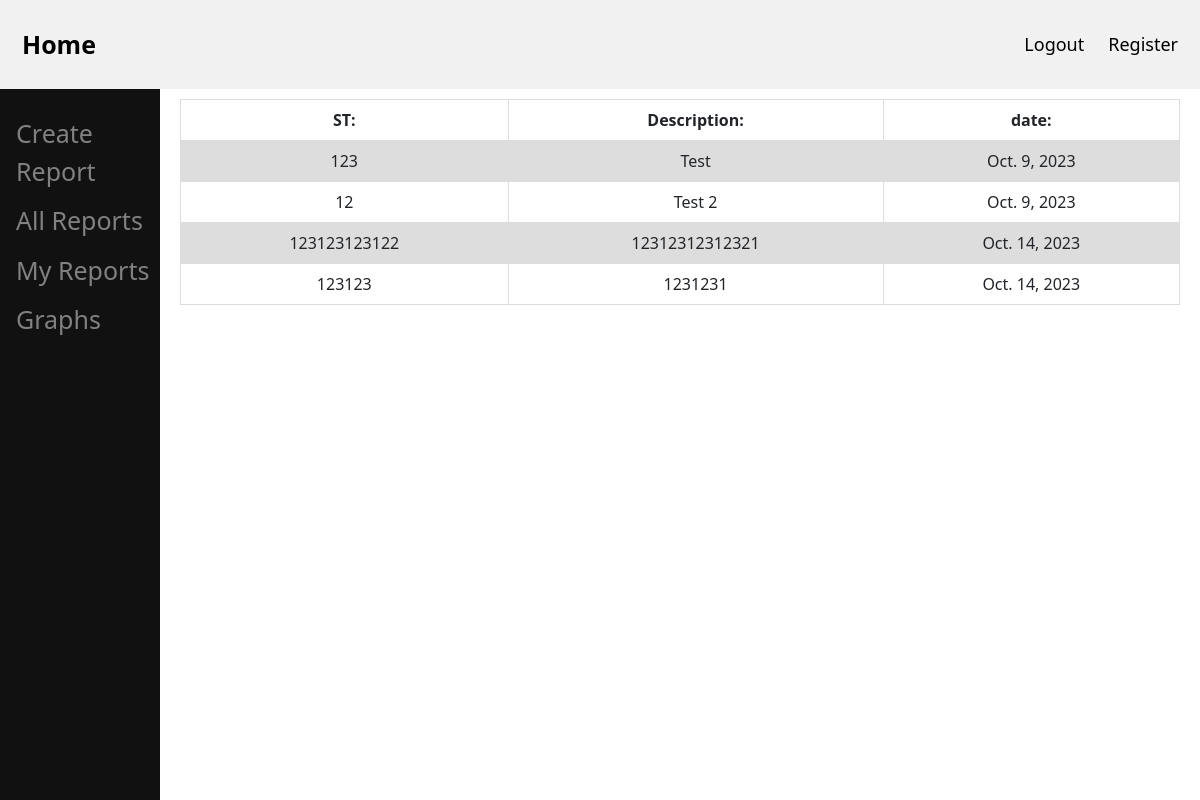
The page /show-reports/ (signed in) on the database as committed earlier.
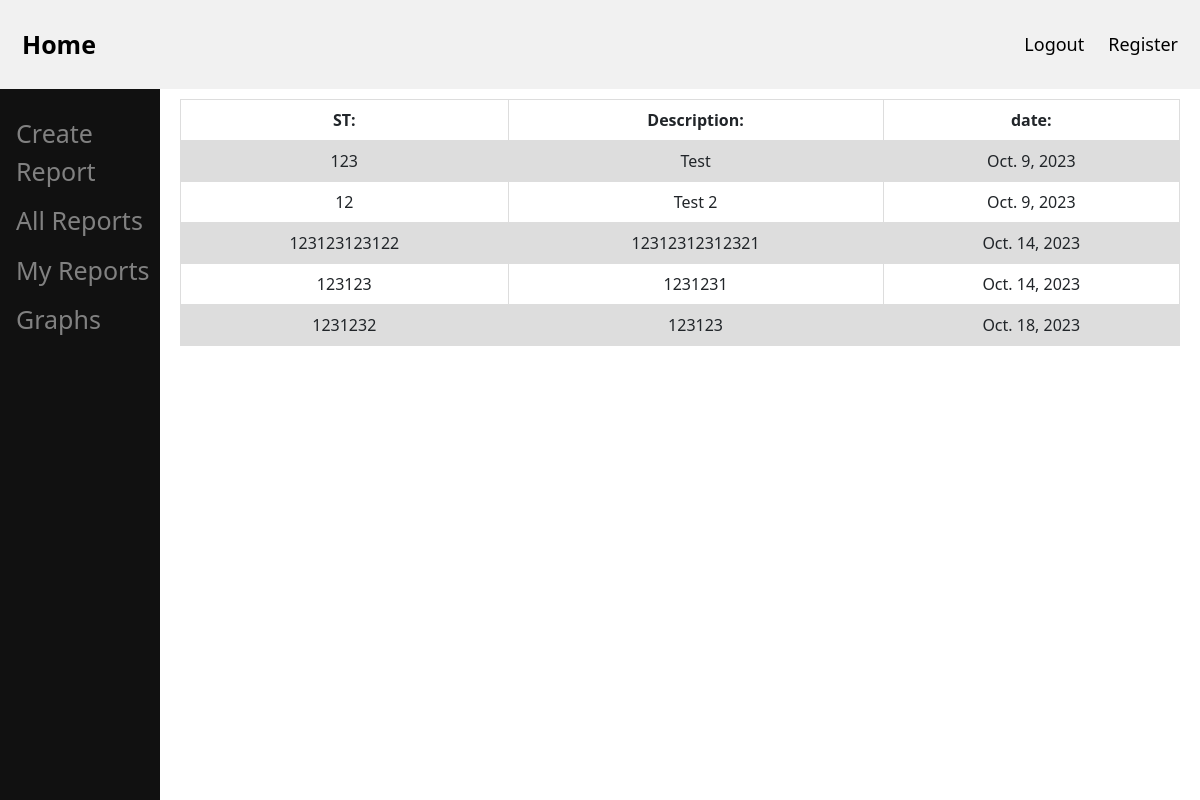
The same page on the database as committed later.
### app/models.py (models this page shows, shortened)
class Report(models.Model):
    stnumber = models.IntegerField()
    text = models.CharField(max_length=500)
    date = models.DateField(null=True)
    user = models.ForeignKey(
        settings.AUTH_USER_MODEL,
        on_delete=models.CASCADE,
    )

### app/views.py (the view)
# urls.py: path("show-reports/", views.all_reports, name="show_reports"),
def all_reports(request):
    if request.user.is_authenticated:
        all_reports = Report.objects.all().values()
        return render(request, "all_reports.html", {
            'all_reports': all_reports,
        })
    else:
        messages.success(request, ("Please Login first"))
        return redirect('login')

### app/templates/all_reports.html (shortened to what this page needs)
{% extends 'base.html' %}
{% block content %}
    <div class="reports">
        <table>
            <tr>
                <th>ST:</th>
                <th class="description">Description:</th>
                <th>date:</th>
            </tr>
            {% for x in all_reports %}
            <tr>
                <td>{{ x.stnumber }}</td>
                <td class="text">{{ x.text }}</td>
                <td>{{ x.date }}</td>
            </tr>
            {% endfor %}
        </table>
    </div>
{% endblock %}

Rows that differ between the two databases and show on the page:
added Report: stnumber "1231232", text "123123", date "Oct. 18, 2023"
